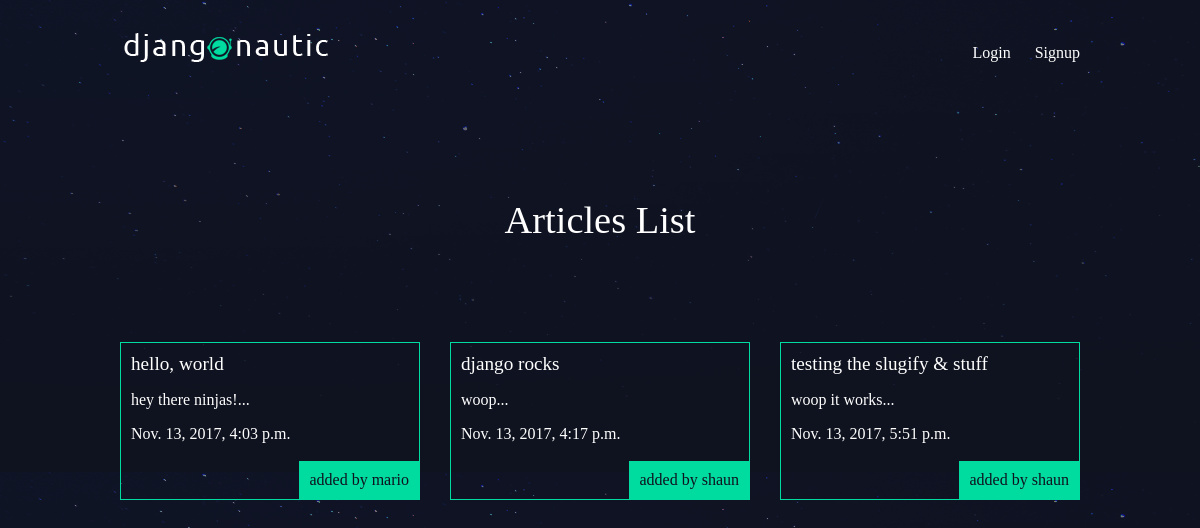
The app's page /articles/ with its own data.
### articles/models.py (models this page shows, shortened)
class Article(models.Model):
    title = models.CharField(max_length=100)
    slug = models.SlugField()
    body = models.TextField()
    date = models.DateTimeField(auto_now_add=True)
    thumb = models.ImageField(default='default.png', blank=True)
    author = models.ForeignKey(User, on_delete=models.PROTECT ,default=None)
    def snippet(self):
        return self.body[:50] + '...'

### articles/views.py (the view)
def article_list(request):
    articles = Article.objects.all().order_by('date');
    return render(request, 'articles/article_list.html', { 'articles': articles })

### articles/templates/articles/article_list.html
{% extends 'base_layout.html' %}
{% block content%}
    <h1>Articles List</h1>
    <div class="articles">
    {% for article in articles %}
        <div class="article">
            <h2><a href="{% url 'articles:detail' slug=article.slug %}">{{ article.title }}</a></h2>
            <p>{{ article.snippet }}</p>
            <p>{{ article.date }}</p>
            <p class="author">added by {{ article.author.username }}</p>
        </div>
    {% endfor %}
    </div>
{% endblock %}

### templates/base_layout.html (shortened to what this page needs)
{% load static %}
<!DOCTYPE html>
<html>
    <head>
        <link rel="stylesheet" href="{% static 'styles.css' %}">
    </head>
    <body>
        <header class="wrapper">
            <h1><a href="{% url 'home' %}"><img src="{% static 'logo.png' %}" alt="djangonautic" /></a></h1>
            <nav>
                <ul>
                    {% if user.is_authenticated %}
                    <li>
                        <form class="logout-link" action="{% url 'accounts:logout' %}" method="post">
                            {% csrf_token %}
                            <button type="submit">Logout</button>
                        </form>
                    </li>
                    <li><a href="{% url 'articles:create' %}" class="highlight">New Article</a></li>
                    {% else %}
                    <li><a href="{% url 'accounts:login' %}">Login</a></li>
                    <li><a href="{% url 'accounts:signup' %}">Signup</a></li>
                    {% endif %}
                </ul>
            </nav>
        </header>
        <div class="wrapper">
            {% block content %}
            {% endblock %}
        </div>
    </body>
</html>

### assets/styles.css (style rules this page uses)
body { background-color: #0f121f; background-image: url(/static/stars.png); background-repeat-y: no-repeat; color: #fff; }
body * { font-family: Ubuntu; }
h1, h2, h3, h4, h5 { font-weight: normal; margin: 0; }
a, a:hover, a:visited { color: #fff; text-decoration: none; }
.wrapper { max-width: 960px; margin: 0 auto; }
div.wrapper > h1 { text-align: center; margin: 100px auto; font-size: 2.4em }
header { display: grid; grid-template-columns: 1fr 1fr; padding: 20px 0; }
nav { justify-self: end; }
nav li { display: inline-block; list-style-type: none; margin-left: 20px; }
.articles { display: grid; grid-template-columns: 1fr 1fr 1fr; grid-gap: 30px; }
.article { padding: 10px; border: 1px solid #00dba0; position: relative; padding-bottom: 40px; }
.article h2 { font-size: 1.2em; }
.article .author { padding: 10px; background: #00dba0; position: absolute; right: 0; bottom: 0; margin: 0; color: #0f121f; }

### records on screen
Article: title "hello, world", snippet "hey there ninjas!...", date "Nov. 13, 2017, 4:03 p.m.", author.username "mario"
Article: title "django rocks", snippet "woop...", date "Nov. 13, 2017, 4:17 p.m.", author.username "shaun"
Article: title "testing the slugify & stuff", snippet "woop it works...", date "Nov. 13, 2017, 5:51 p.m.", author.username "shaun"
